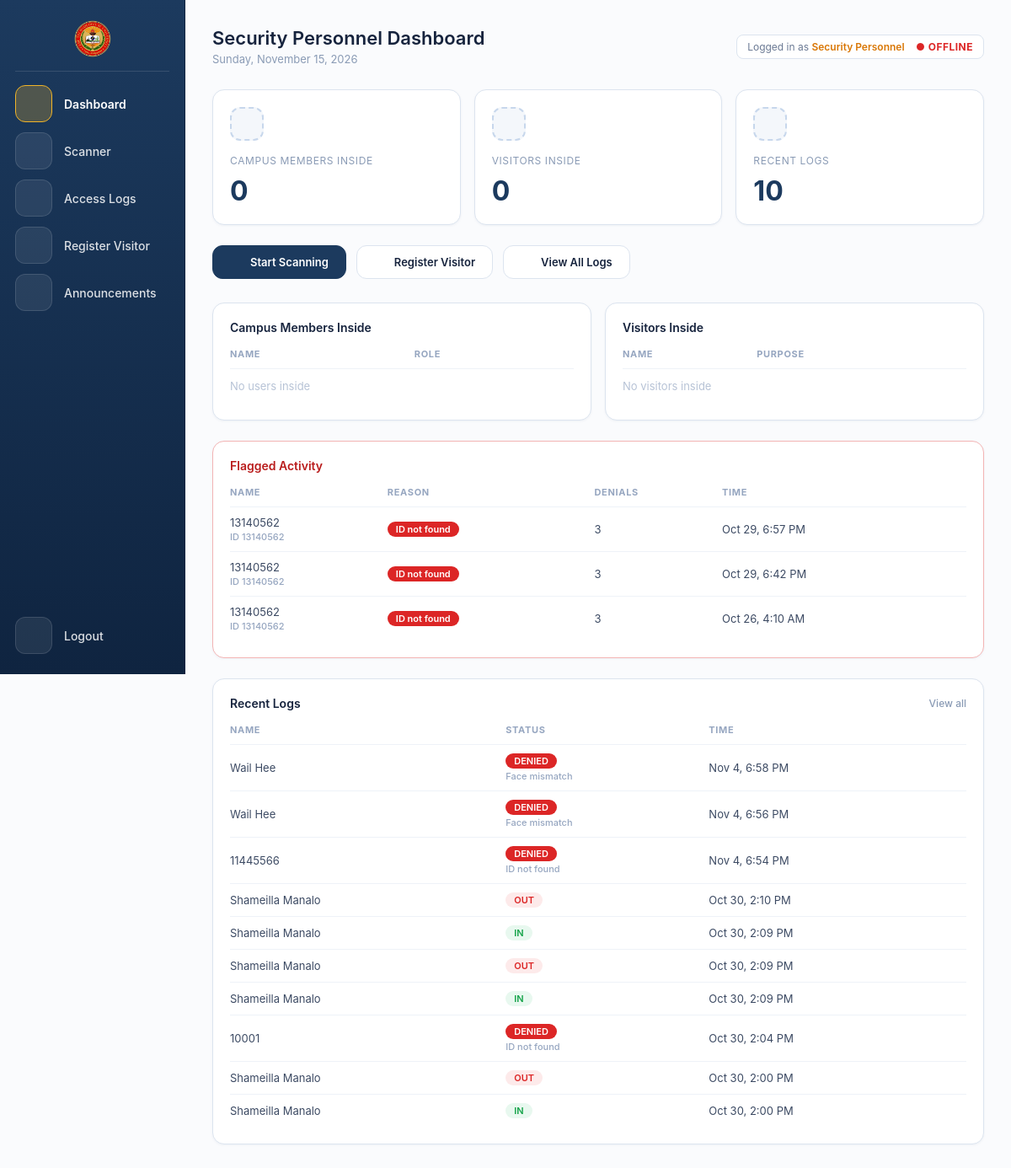
/test/dashboard.php (signed in), run on an earlier commit of the app's database.
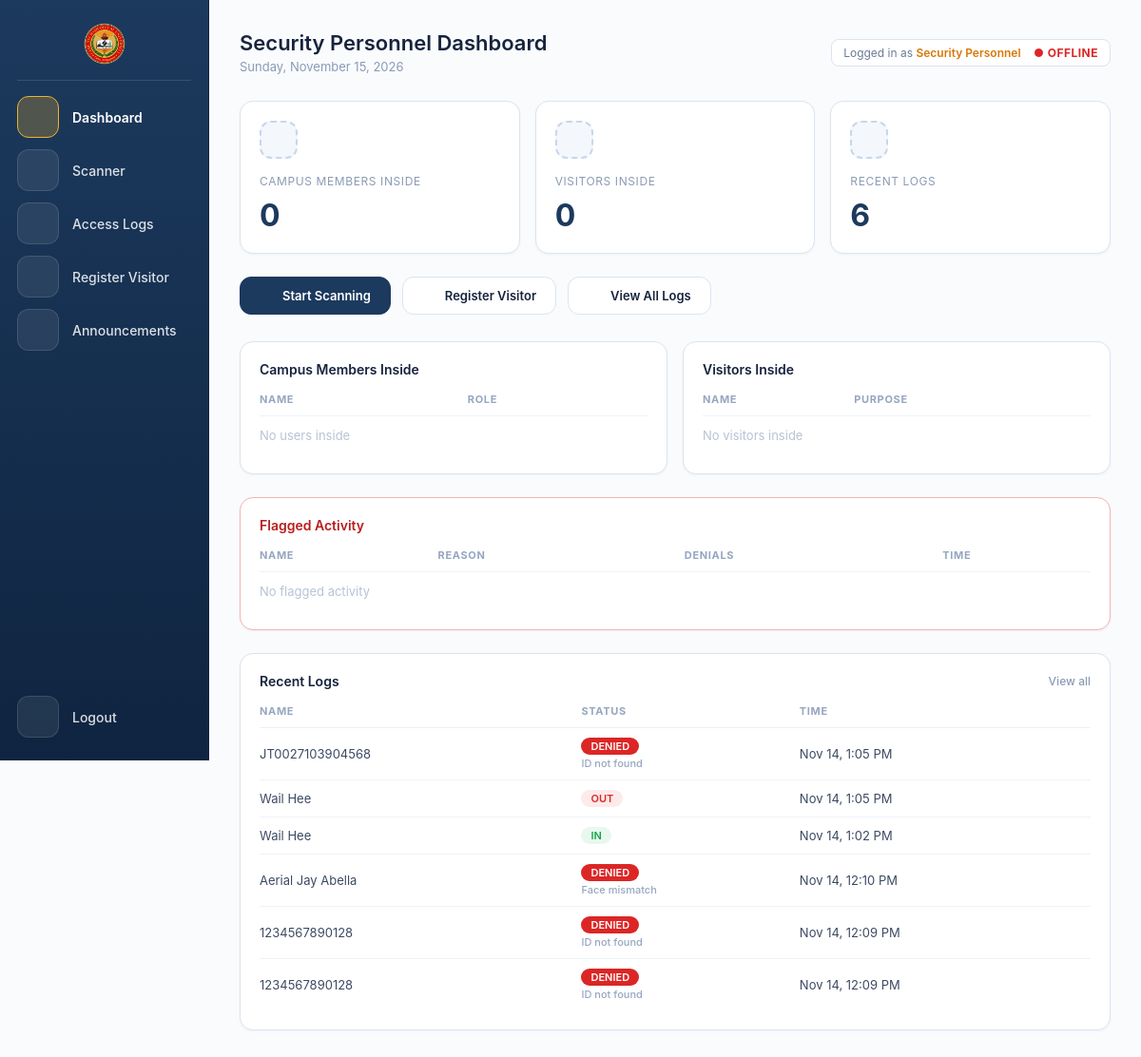
And on a later commit of the database.
### tables this page shows
CREATE TABLE `flagged_events` (
  `id` int(11) NOT NULL,
  `id_number` varchar(100) NOT NULL,
  `name` varchar(200) DEFAULT NULL,
  `reason` varchar(255) NOT NULL,
  `denial_count` int(11) NOT NULL DEFAULT 3,
  `created_at` datetime NOT NULL DEFAULT current_timestamp()
);

CREATE TABLE `logs` (
  `id` int(11) NOT NULL,
  `id_number` varchar(8) DEFAULT NULL,
  `name` varchar(200) DEFAULT NULL,
  `role` varchar(20) DEFAULT NULL,
  `status` varchar(20) DEFAULT NULL,
  `timestamp` datetime DEFAULT current_timestamp(),
  `type` varchar(10) DEFAULT NULL,
  `reason` varchar(100) DEFAULT NULL,
  `flagged` tinyint(1) NOT NULL DEFAULT 0,
  `scanned_by` varchar(50) DEFAULT NULL,
  `scanned_by_name` varchar(100) DEFAULT NULL
);

### test/dashboard_flags.php (the view)
<?php
function dash_h($v) { return htmlspecialchars((string)$v, ENT_QUOTES, 'UTF-8'); }
function dash_reason_label($r) {
  static $map = [
    'UNKNOWN_ID'     => 'ID not found',
    'QR_EXPIRED'     => 'QR expired',
    'FACE_MISMATCH'  => 'Face mismatch',
    'NOT_REGISTERED' => 'Not registered',
  ];
  return $map[$r] ?? (string)$r;
}
function dash_logs_rows($conn, $limit = 5) {
  $limit = max(1, min(20, (int)$limit));
  $html = '';
  $r = $conn->query("SELECT name, status, reason, flagged, timestamp FROM logs ORDER BY timestamp DESC, id DESC LIMIT $limit");
  while ($r && $row = $r->fetch_assoc()) {
    $st  = strtoupper((string)$row['status']);
    $cls = $st === 'IN' ? 'badge-in' : ($st === 'DENIED' ? 'badge-denied' : 'badge-out');
    $extra = ($st === 'DENIED' && !empty($row['reason']))
      ? '<span class="log-reason">' . dash_h(dash_reason_label($row['reason'])) . '</span>' : '';
    $flag = !empty($row['flagged']) ? ' <span class="flag-mark">⚑ FLAGGED</span>' : '';
    $html .= '<tr><td>' . dash_h($row['name']) . '</td>'
          .  '<td><span class="badge ' . $cls . '">' . dash_h($st) . '</span>' . $flag . $extra . '</td>'
          .  '<td>' . dash_h(date('M j, g:i A', strtotime($row['timestamp']))) . '</td></tr>';
  }
  return $html !== '' ? $html : '<tr><td colspan="3" class="empty">No activity yet</td></tr>';
}
function dash_flagged_rows($conn, $limit = 5) {
  $limit = max(1, min(20, (int)$limit));
  $html = '';
  $f = $conn->query("SELECT id_number, name, reason, denial_count, created_at FROM flagged_events ORDER BY created_at DESC, id DESC LIMIT $limit");
  while ($f && $row = $f->fetch_assoc()) {
    $html .= '<tr><td>' . dash_h($row['name']) . '<span class="log-reason">ID ' . dash_h($row['id_number']) . '</span></td>'
          .  '<td><span class="badge badge-denied">' . dash_h(dash_reason_label($row['reason'])) . '</span></td>'
          .  '<td>' . (int)$row['denial_count'] . '</td>'
          .  '<td>' . dash_h(date('M j, g:i A', strtotime($row['created_at']))) . '</td></tr>';
  }
  return $html !== '' ? $html : '<tr><td colspan="4" class="empty">No flagged activity</td></tr>';
}

### test/dashboard.php (shortened to what this page needs)
<?php
include 'db.php';
require_once __DIR__ . '/dashboard_flags.php';
$logs     = $conn->query("SELECT name, status, timestamp FROM logs ORDER BY timestamp DESC LIMIT 10");
$users    = $conn->query("SELECT first_name, last_name, role FROM users WHERE status='IN'");
$visitors = $conn->query("SELECT name, purpose FROM visitors WHERE status='IN'");
function icon($name) {
  $paths = [
    'home'    => '<path d="M3 11l9-8 9 8"/><path d="M5 10v10h14V10"/>',
    'user'    => '<circle cx="12" cy="8" r="4"/><path d="M4 21c0-4.4 3.6-7 8-7s8 2.6 8 7"/>',
    'users'   => '<circle cx="9" cy="8" r="3.5"/><path d="M2 20c0-3.6 3-6 7-6s7 2.4 7 6"/><path d="M16 4.5a3.5 3.5 0 010 7M18 14.5c2.4.6 4 2.4 4 5.5"/>',
    'list'    => '<path d="M8 6h12M8 12h12M8 18h12M4 6h.01M4 12h.01M4 18h.01"/>',
    'scan'    => '<path d="M4 8V5a1 1 0 011-1h3M16 4h3a1 1 0 011 1v3M20 16v3a1 1 0 01-1 1h-3M8 20H5a1 1 0 01-1-1v-3"/><path d="M4 12h16"/>',
    'visitor' => '<rect x="3" y="5" width="18" height="14" rx="2"/><circle cx="9" cy="11" r="2"/><path d="M6 16c.5-1.5 1.7-2 3-2s2.5.5 3 2M15 10h3M15 13h3"/>',
    'add'     => '<circle cx="9" cy="8" r="4"/><path d="M2 21c0-4 3-6.5 7-6.5M18 14v6M15 17h6"/>',
    'mega'    => '<path d="M3 11v2a1 1 0 001 1h2l7 4V6L6 10H4a1 1 0 00-1 1z"/><path d="M16 9a4 4 0 010 6M19 7a7 7 0 010 10"/>',
    'logout'  => '<path d="M9 21H5V3h4"/><path d="M16 17l5-5-5-5M21 12H9"/>',
  ];
  return '<svg viewBox="0 0 24 24" aria-hidden="true">' . $paths[$name] . '</svg>';
}
?>
<!DOCTYPE html>
<html lang="en">
<head>
<link rel="stylesheet" href="mobile.css">
</head>
<body>
<nav class="sidebar" aria-label="Main">
  <div class="logo"><img src="lego.png" alt="Lego"></div>
  <div class="sidebar-divider"></div>
  <a class="nav-item active" href="dashboard.php" data-tip="Dashboard" aria-label="Dashboard" aria-current="page"><span class="nav-icon"><?= icon('home') ?></span><span class="nav-label">Dashboard</span></a>
  <a class="nav-item" href="scanner_hw.php" data-tip="Scanner" aria-label="Scanner"><span class="nav-icon"><?= icon('scan') ?></span><span class="nav-label">Scanner</span></a>
  <a class="nav-item" href="security_logs.php" data-tip="Logs" aria-label="Logs"><span class="nav-icon"><?= icon('list') ?></span><span class="nav-label">Access Logs</span></a>
  <a class="nav-item" href="visitor_register.php" data-tip="Register Visitor" aria-label="Register Visitor"><span class="nav-icon"><?= icon('visitor') ?></span><span class="nav-label">Register Visitor</span></a>
  <a class="nav-item" href="announcements.php" data-tip="Announcements" aria-label="Announcements"><span class="nav-icon"><?= icon('mega') ?></span><span class="nav-label">Announcements</span></a>
  <a class="nav-item logout-item" href="security_logout.php" data-tip="Logout" aria-label="Logout"><span class="nav-icon"><?= icon('logout') ?></span><span class="nav-label">Logout</span></a>
</nav>
<main class="main">
  <div class="header">
    <div class="header-left">
      <h1>Security Personnel Dashboard</h1>
      <p><?= date('l, F j, Y') ?></p>
    </div>
    <div class="header-right">
      <div class="admin-badge">
        Logged in as <span>Security Personnel</span>
        <span id="liveStatus" class="live-status">● LIVE</span>
      </div>
    </div>
  </div>
  <div class="cards">
    <div class="card">
      <div class="icon"><?= icon('user') ?></div>
      <small>Campus Members Inside</small>
      <h2 id="usersInsideCount"><?= $users->num_rows ?></h2>
    </div>
    <div class="card">
      <div class="icon"><?= icon('users') ?></div>
      <small>Visitors Inside</small>
      <h2 id="visitorsInsideCount"><?= $visitors->num_rows ?></h2>
    </div>
    <div class="card">
      <div class="icon"><?= icon('list') ?></div>
      <small>Recent Logs</small>
      <h2 id="recentLogsCount"><?= $logs->num_rows ?></h2>
    </div>
  </div>
  <div class="actions">
    <a class="btn btn-primary" href="scanner_hw.php"><?= icon('scan') ?> Start Scanning</a>
    <a class="btn" href="visitor_register.php"><?= icon('add') ?> Register Visitor</a>
    <a class="btn" href="security_logs.php"><?= icon('list') ?> View All Logs</a>
  </div>
  <div class="sections">
    <div class="section">
      <h3>Campus Members Inside</h3>
      <div class="table-wrap">
        <table>
          <tr><th>Name</th><th>Role</th></tr>
          <tbody id="usersInsideBody">
            <?php if ($users && $users->num_rows > 0): while ($row = $users->fetch_assoc()): ?>
              <tr>
                <td><?= htmlspecialchars($row['first_name'] . " " . $row['last_name']) ?></td>
                <td><span class="badge badge-security"><?= htmlspecialchars($row['role']) ?></span></td>
              </tr>
            <?php endwhile; else: ?>
              <tr><td colspan="2" class="empty">No users inside</td></tr>
            <?php endif; ?>
          </tbody>
        </table>
      </div>
    </div>
    <div class="section">
      <h3>Visitors Inside</h3>
      <div class="table-wrap">
        <table>
          <tr><th>Name</th><th>Purpose</th></tr>
          <tbody id="visitorsInsideBody">
            <?php if ($visitors && $visitors->num_rows > 0): while ($row = $visitors->fetch_assoc()): ?>
              <tr>
                <td><?= htmlspecialchars($row['name']) ?></td>
                <td><?= htmlspecialchars($row['purpose']) ?></td>
              </tr>
            <?php endwhile; else: ?>
              <tr><td colspan="2" class="empty">No visitors inside</td></tr>
            <?php endif; ?>
          </tbody>
        </table>
      </div>
    </div>
  </div>
  <div class="section-full flagged-section">
    <h3>Flagged Activity</h3>
    <div class="table-wrap">
      <table>
        <thead><tr><th>Name</th><th>Reason</th><th>Denials</th><th>Time</th></tr></thead>
        <tbody id="flaggedBody"><?= dash_flagged_rows($conn, 5) ?></tbody>
      </table>
    </div>
  </div>
  <div class="section-full">
    <h3>Recent Logs <a href="security_logs.php">View all</a></h3>
    <div class="table-wrap">
      <table>
        <tr><th>Name</th><th>Status</th><th>Time</th></tr>
        <tbody id="recentLogsBody"><?= dash_logs_rows($conn, 10) ?></tbody>
      </table>
    </div>
  </div>
</main>
</body>
</html>

What changed in the data, as far as the page shows it:
removed flagged_events: name "13140562", id_number "13140562", reason "ID not found", denial_count "3", created_at "Oct 29, 6:57 PM"
removed flagged_events: name "13140562", id_number "13140562", reason "ID not found", denial_count "3", created_at "Oct 29, 6:42 PM"
removed flagged_events: name "13140562", id_number "13140562", reason "ID not found", denial_count "3", created_at "Oct 26, 4:10 AM"
removed logs: name "Wail Hee", status "DENIED", reason "Face mismatch", timestamp "Nov 4, 6:58 PM"
removed logs: name "Wail Hee", status "DENIED", reason "Face mismatch", timestamp "Nov 4, 6:56 PM"
removed logs: name "11445566", status "DENIED", reason "ID not found", timestamp "Nov 4, 6:54 PM"
removed logs: name "Shameilla Manalo", status "OUT", timestamp "Oct 30, 2:10 PM"
removed logs: name "Shameilla Manalo", status "IN", timestamp "Oct 30, 2:09 PM"
removed logs: name "Shameilla Manalo", status "OUT", timestamp "Oct 30, 2:09 PM"
removed logs: name "Shameilla Manalo", status "IN", timestamp "Oct 30, 2:09 PM"
removed logs: name "10001", status "DENIED", reason "ID not found", timestamp "Oct 30, 2:04 PM"
removed logs: name "Shameilla Manalo", status "OUT", timestamp "Oct 30, 2:00 PM"
removed logs: name "Shameilla Manalo", status "IN", timestamp "Oct 30, 2:00 PM"
added logs: name "JT0027103904568", status "DENIED", reason "ID not found", timestamp "Nov 14, 1:05 PM"
added logs: name "Wail Hee", status "OUT", timestamp "Nov 14, 1:05 PM"
added logs: name "Wail Hee", status "IN", timestamp "Nov 14, 1:02 PM"
added logs: name "Aerial Jay Abella", status "DENIED", reason "Face mismatch", timestamp "Nov 14, 12:10 PM"
added logs: name "1234567890128", status "DENIED", reason "ID not found", timestamp "Nov 14, 12:09 PM"
added logs: name "1234567890128", status "DENIED", reason "ID not found", timestamp "Nov 14, 12:09 PM"
Also different on the page:
$logs->num_rows: "10" → "6"
text now shown: "No flagged activity"
